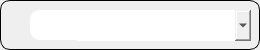
                                           <widget class="QFrame" name="frame_18">
                                            <property name="minimumSize">
                                             <size>
                                              <width>0</width>
                                              <height>50</height>
                                             </size>
                                            </property>
                                            <property name="maximumSize">
                                             <size>
                                              <width>16777215</width>
                                              <height>100</height>
                                             </size>
                                            </property>
                                            <property name="styleSheet">
                                             <string notr="true">border: 1px solid #000;
border-radius: 10px;</string>
                                            </property>
                                            <property name="frameShape">
                                             <enum>QFrame::StyledPanel</enum>
                                            </property>
                                            <property name="frameShadow">
                                             <enum>QFrame::Raised</enum>
                                            </property>
                                            <widget class="QLineEdit" name="lineEdit_ROLE">
                                             <property name="geometry">
                                              <rect>
                                               <x>30</x>
                                               <y>10</y>
                                               <width>200</width>
                                               <height>30</height>
                                              </rect>
                                             </property>
                                             <property name="minimumSize">
                                              <size>
                                               <width>200</width>
                                               <height>30</height>
                                              </size>
                                             </property>
                                             <property name="maximumSize">
                                              <size>
                                               <width>200</width>
                                               <height>30</height>
                                              </size>
                                             </property>
                                             <property name="font">
                                              <font>
                                               <family>cambria</family>
                                               <pointsize>13</pointsize>
                                              </font>
                                             </property>
                                             <property name="styleSheet">
                                              <string notr="true">border:none;</string>
                                             </property>
                                             <property name="echoMode">
                                              <enum>QLineEdit::Normal</enum>
                                             </property>
                                             <property name="alignment">
                                              <set>Qt::AlignCenter</set>
                                             </property>
                                             <property name="placeholderText">
                                              <string>rôle</string>
                                             </property>
                                            </widget>
                                            <widget class="QLabel" name="label_24">
                                             <property name="geometry">
                                              <rect>
                                               <x>30</x>
                                               <y>10</y>
                                               <width>25</width>
                                               <height>30</height>
                                              </rect>
                                             </property>
                                             <property name="minimumSize">
                                              <size>
                                               <width>25</width>
                                               <height>30</height>
                                              </size>
                                             </property>
                                             <property name="maximumSize">
                                              <size>
                                               <width>20</width>
                                               <height>30</height>
                                              </size>
                                             </property>
                                             <property name="styleSheet">
                                              <string notr="true">border: none</string>
                                             </property>
                                             <property name="text">
                                              <string/>
                                             </property>
                                             <property name="pixmap">
                                              <pixmap resource="media.qrc">:/images/img/briefcase.svg</pixmap>
                                             </property>
                                             <property name="scaledContents">
                                              <bool>true</bool>
                                             </property>
                                             <property name="alignment">
                                              <set>Qt::AlignCenter</set>
                                             </property>
                                            </widget>
                                            <widget class="QComboBox" name="comboBox">
                                             <property name="geometry">
                                              <rect>
                                               <x>70</x>
                                               <y>10</y>
                                               <width>181</width>
                                               <height>31</height>
                                              </rect>
                                             </property>
                                             <property name="font">
                                              <font>
                                               <family>cambria</family>
                                               <pointsize>12</pointsize>
                                              </font>
                                             </property>
                                             <property name="styleSheet">
                                              <string notr="true">border: none</string>
                                             </property>
                                            </widget>
                                           </widget>
